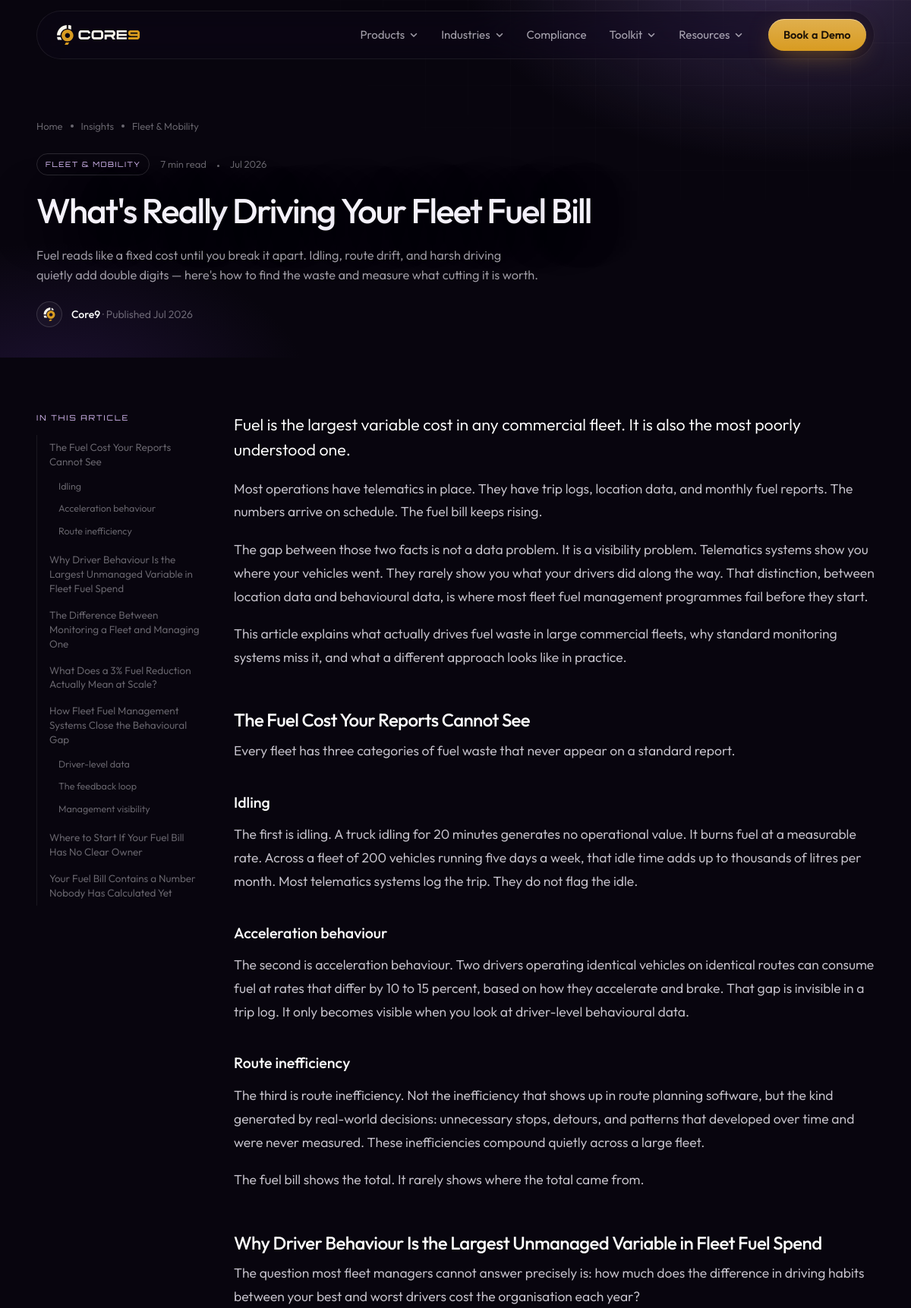
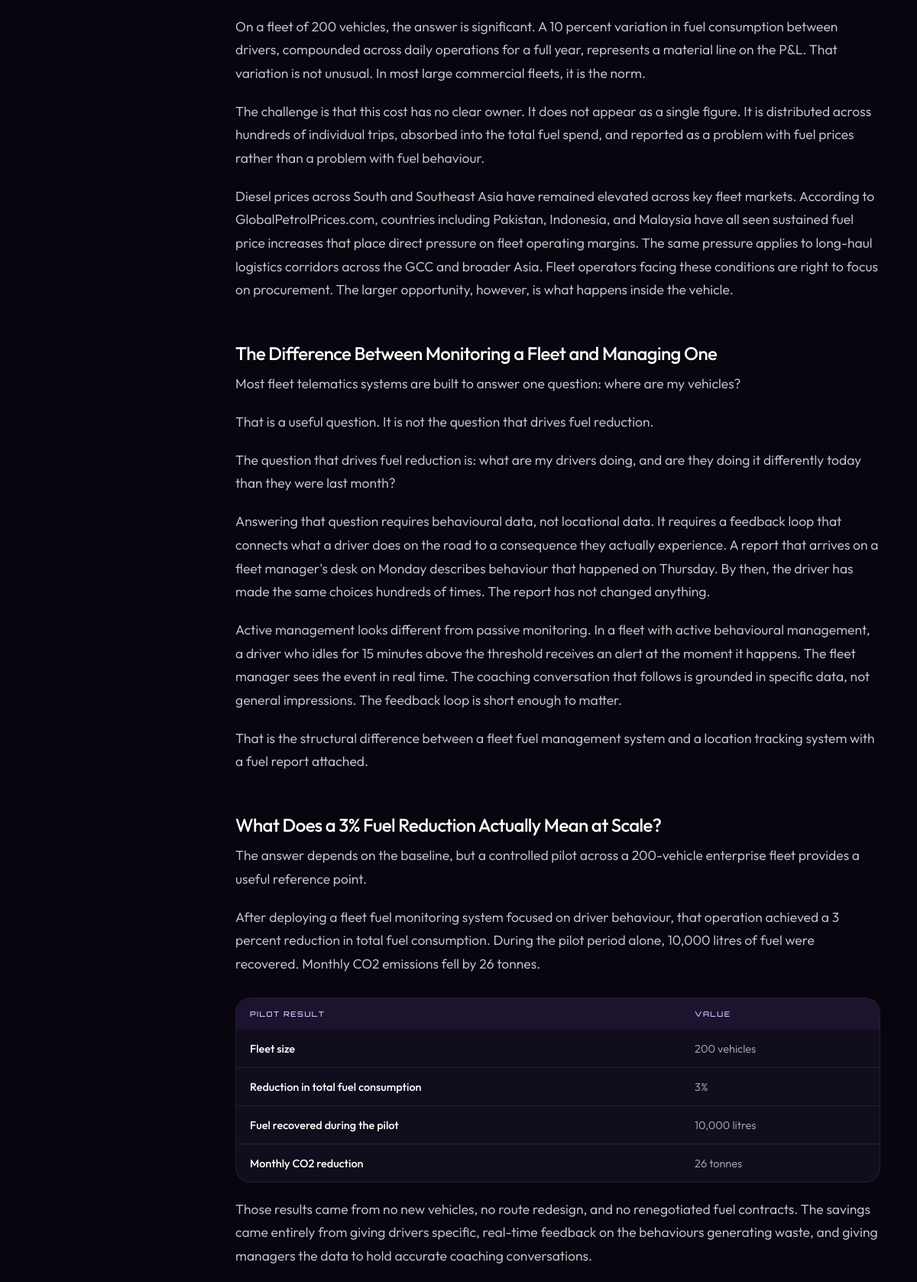
Screenshot of /article.php?slug=whats-really-driving-your-fleet-fuel-bill (upper part) with the database file from the repository (2 pictures, top to bottom).
### tables this page shows
CREATE TABLE IF NOT EXISTS articles (
  id INT UNSIGNED AUTO_INCREMENT PRIMARY KEY,
  category_id INT UNSIGNED NULL,
  title VARCHAR(200) NOT NULL,
  slug VARCHAR(220) NOT NULL UNIQUE,
  excerpt VARCHAR(400) NOT NULL,
  content MEDIUMTEXT NOT NULL,
  author_name VARCHAR(120) NOT NULL DEFAULT 'Core9 Team',
  read_minutes SMALLINT UNSIGNED NOT NULL DEFAULT 5,
  thumb_tone VARCHAR(20) NOT NULL DEFAULT 'gold',
  thumb_label VARCHAR(80) NULL,
  thumb_image VARCHAR(255) NULL,
  header_image VARCHAR(255) NULL,
  stat_value VARCHAR(40) NULL,
  stat_label VARCHAR(200) NULL,
  quote_text VARCHAR(400) NULL,
  quote_citation VARCHAR(120) NULL,
  is_featured TINYINT(1) NOT NULL DEFAULT 0,
  status ENUM('draft','published') NOT NULL DEFAULT 'draft',
  published_at DATETIME NULL,
  created_at TIMESTAMP NOT NULL DEFAULT CURRENT_TIMESTAMP,
  updated_at TIMESTAMP NOT NULL DEFAULT CURRENT_TIMESTAMP ON UPDATE CURRENT_TIMESTAMP,
  CONSTRAINT fk_articles_category FOREIGN KEY (category_id) REFERENCES categories(id) ON DELETE SET NULL,
  INDEX idx_articles_status_published (status, published_at),
  INDEX idx_articles_featured (is_featured)
);

CREATE TABLE IF NOT EXISTS categories (
  id INT UNSIGNED AUTO_INCREMENT PRIMARY KEY,
  name VARCHAR(80) NOT NULL,
  slug VARCHAR(90) NOT NULL UNIQUE,
  created_at TIMESTAMP NOT NULL DEFAULT CURRENT_TIMESTAMP
);

### src/Database.php (called while the page is built, shortened)
<?php
final class Database
{
    private static ?PDO $instance = null;
    public static function connection(): PDO
    {
        if (self::$instance === null) {
            $dsn = sprintf(
                'mysql:host=%s;port=%s;dbname=%s;charset=utf8mb4',
                DB_HOST,
                DB_PORT,
                DB_NAME
            );
            self::$instance = new PDO($dsn, DB_USER, DB_PASS, [
                PDO::ATTR_ERRMODE => PDO::ERRMODE_EXCEPTION,
                PDO::ATTR_DEFAULT_FETCH_MODE => PDO::FETCH_ASSOC,
                PDO::ATTR_EMULATE_PREPARES => false,
            ]);
        }
        return self::$instance;
    }
}

### src/ArticleRepository.php (called while the page is built, shortened)
<?php
final class ArticleRepository
{
    public function findBySlugPublished(string $slug): ?array
    {
        $sql = self::PUBLIC_SELECT . " WHERE a.slug = ? AND a.status = 'published' LIMIT 1";
        $stmt = Database::connection()->prepare($sql);
        $stmt->execute([$slug]);
        $row = $stmt->fetch();
        return $row ?: null;
    }
}

### article.php (the view, shortened to what this page needs)
<?php
require_once __DIR__ . '/config/config.php';
require_once __DIR__ . '/src/Database.php';
require_once __DIR__ . '/src/helpers.php';
require_once __DIR__ . '/src/ArticleRepository.php';
$articleRepo = new ArticleRepository();
$slug = (string) ($_GET['slug'] ?? '');
$article = $slug !== '' ? $articleRepo->findBySlugPublished($slug) : null;
$toc = $article ? article_toc($article['content']) : [];
require __DIR__ . '/partials/head.php';
?>
<main>
<?php if ($article === null): ?>
<section class="hero tkhero ahero" id="hero" aria-label="Article not found">
  <div class="tkhero__bg" aria-hidden="true"></div>
  <div class="wrap tkhero__inner">
    <nav class="crumbs" aria-label="Breadcrumb" data-hero-in><a href="/">Home</a><i></i><a href="index.php">Insights</a><i></i><b>Not found</b></nav>
    <h1 id="heroTitle" data-shiny="">Article not found.</h1>
    <p class="hero__sub">This article doesn't exist or hasn't been published yet. <a class="link-arrow" href="index.php">All insights <svg class="arr"><use href="#i-arrow"/></svg></a></p>
  </div>
</section>
<?php else: $category = $article['category_name'] ?? 'Insights'; ?>
<section class="hero tkhero ahero" id="hero" aria-label="Article">
  <div class="tkhero__bg" aria-hidden="true"></div>
  <div class="wrap tkhero__inner">
    <nav class="crumbs" aria-label="Breadcrumb" data-hero-in><a href="/">Home</a><i></i><a href="index.php">Insights</a><i></i><?php if ($article['category_slug']): ?><a href="index.php?category=<?= urlencode($article['category_slug']) ?>"><?= e($category) ?></a><?php else: ?><b><?= e($category) ?></b><?php endif; ?></nav>
    <div class="ameta" data-hero-in><span class="ameta__cat"><?= e($category) ?></span><span><?= (int) $article['read_minutes'] ?> min read</span><span><?= e(format_date($article['published_at'])) ?></span></div>
    <h1 id="heroTitle" data-shiny=""><?= e($article['title']) ?></h1>
    <p class="hero__sub"><?= e($article['excerpt']) ?></p>
    <div class="ahero__by" data-hero-in><img src="assets/logos/core9-icon.svg" alt=""><span><b><?= e($article['author_name']) ?></b> · Published <?= e(format_date($article['published_at'])) ?></span></div>
  </div>
</section>
<section class="abody" aria-label="Article">
  <div class="wrap abody__grid">
    <aside class="atoc" aria-label="In this article">
      <?php if ($toc): ?>
      <details class="atoc__box" open><summary>In this article</summary><ol>
        <?php foreach ($toc as $item): ?>
          <li><a href="#<?= e($item['id']) ?>"><?= e($item['text']) ?></a><?php if ($item['children']): ?><ol><?php foreach ($item['children'] as $child): ?><li><a href="#<?= e($child['id']) ?>"><?= e($child['text']) ?></a></li><?php endforeach; ?></ol><?php endif; ?></li>
        <?php endforeach; ?>
      </ol></details>
      <?php endif; ?>
    </aside>
    <article class="aprose">
      <?= render_article_content($article['content']) ?>
    </article>
  </div>
</section>
<?php endif; ?>
<?php require __DIR__ . '/partials/foot.php'; ?>

### assets/css/main.css (style rules this page uses)
:root { --bg: #08050e; --bg-2: #0d0913; --surface: #120d1c; --surface-2: #18112a; --line: rgba(255, 255, 255, 0.075); --line-2: rgba(255, 255, 255, 0.14); --text: #f5f2fb; --muted: rgba(245, 242, 251, 0.66); --dim: rgba(245, 242, 251, 0.42); --p-900: #3e2568; --p-700: #52318a; --p-500: #755aa1; --p-200: #e1c3ff; --p-glow: rgba(117, 90, 161, 0.35); --gold: #d89b21; --gold-hi: #e0af4d; --gold-ink: #1c1206; --ff: 'Outfit', ui-sans-serif, system-ui, -apple-system, 'Segoe UI', sans-serif; --ff-tech: 'Orbitron', 'Outfit', sans-serif; --ease: cubic-bezier(0.22, 1, 0.36, 1); --ease-io: cubic-bezier(0.65, 0, 0.35, 1); --gutter: clamp(20px, 4vw, 56px); --maxw: 1320px; --section: clamp(120px, 15vw, 224px); --nav-h: 64px; }
*, *::before, *::after { box-sizing: border-box; }
html { -webkit-text-size-adjust: 100%; scroll-behavior: auto; }
html.lenis, html.lenis body { height: auto; }
body { margin: 0; background: var(--bg); color: var(--text); font-family: var(--ff); font-size: 17px; line-height: 1.55; font-weight: 350; -webkit-font-smoothing: antialiased; -moz-osx-font-smoothing: grayscale; overflow-x: clip; }
img, svg, canvas { display: block; max-width: 100%; }
h1, h2, h3, h4, p { margin: 0; }
.wrap { width: 100%; max-width: calc(var(--maxw) + var(--gutter) * 2); margin-inline: auto; padding-inline: var(--gutter); }
.hero { position: relative; height: 100svh; min-height: 680px; max-height: 1200px; overflow: hidden; background: #0a0612; isolation: isolate; }
.hero h1 { margin-top: 36px; font-size: clamp(2.4rem, 4.9vw, 5.2rem); line-height: 1.06; max-width: 11.5em; letter-spacing: -0.04em; font-weight: 500; text-wrap: balance; text-shadow: 0 6px 60px rgba(8, 5, 14, 0.55); }
.hero__sub { margin-top: 32px; max-width: 36ch; font-size: clamp(1.05rem, 1.4vw, 1.3rem); line-height: 1.42; color: rgba(245, 242, 251, 0.82); text-wrap: balance; }
.js .hero .eyebrow, .js .hero__sub, .js .hero__cta > *, .js .hero__trust li { opacity: 0; }

### assets/css/site.css (style rules this page uses)
.crumbs { display: flex; gap: 10px; align-items: center; font-size: 13px; color: var(--dim); margin-bottom: 26px; }
.crumbs i { width: 4px; height: 4px; border-radius: 50%; background: var(--dim); }
.js .hero [data-hero-in] { opacity: 0; }
.tkhero.hero { height: auto; min-height: 0; max-height: none; padding: calc(var(--nav-h) + 92px) 0 56px; background: var(--bg); overflow: hidden; }
.tkhero__bg { position: absolute; inset: 0; z-index: -1; background: radial-gradient(60% 90% at 88% -10%, rgba(117, 90, 161, 0.42), transparent 62%), radial-gradient(40% 60% at 6% 110%, rgba(82, 49, 138, 0.28), transparent 70%); }
.tkhero__bg::after { content: ''; position: absolute; inset: 0; background-image: linear-gradient(rgba(255, 255, 255, 0.035) 1px, transparent 1px), linear-gradient(90deg, rgba(255, 255, 255, 0.035) 1px, transparent 1px); background-size: 56px 56px; -webkit-mask-image: radial-gradient(70% 90% at 80% 0%, #000, transparent 75%); mask-image: radial-gradient(70% 90% at 80% 0%, #000, transparent 75%); }
.tkhero__inner { position: relative; display: grid; gap: 22px; justify-items: start; }
.tkhero .crumbs { margin-bottom: 4px; }
.tkhero h1 { margin: 0; font-size: clamp(2.2rem, 4.2vw, 4.1rem); line-height: 1.06; max-width: 17em; }
.tkhero .hero__sub { margin: 0; max-width: 640px; font-size: clamp(1.02rem, 1.25vw, 1.15rem); line-height: 1.6; color: var(--muted); }

### rows the page displays
articles: category.name "Fleet & Mobility", category.name "FLEET & MOBILITY", read_minutes "7", published_at "Jul 2026", excerpt "Fuel reads like a fixed cost until you break it apart. Idling, route drift, and harsh driving quietly add double digits — here's how to find the waste and measure what cutting it is worth.", author_name "Core9"

### other values shown
$item['text'] "The Fuel Cost Your Reports Cannot See"
$child['text'] "Idling"
$child['text'] "Acceleration behaviour"
$child['text'] "Route inefficiency"
$item['text'] "Why Driver Behaviour Is the Largest Unmanaged Variable in Fleet Fuel Spend"
$item['text'] "The Difference Between Monitoring a Fleet and Managing One"
$item['text'] "What Does a 3% Fuel Reduction Actually Mean at Scale?"
$item['text'] "How Fleet Fuel Management Systems Close the Behavioural Gap"
$child['text'] "Driver-level data"
$child['text'] "The feedback loop"
$child['text'] "Management visibility"
$item['text'] "Where to Start If Your Fuel Bill Has No Clear Owner"
$item['text'] "Your Fuel Bill Contains a Number Nobody Has Calculated Yet"
preg_replace('/\*\*(.+?)\*\*/', '<strong>$1</strong>', e($text)) "Fuel is the largest variable cost in any commercial fleet. It is also the most poorly understood one."
preg_replace('/\*\*(.+?)\*\*/', '<strong>$1</strong>', e($text)) "Most operations have telematics in place. They have trip logs, location data, and monthly fuel reports. The numbers arrive on schedule. The fuel bill keeps rising."
